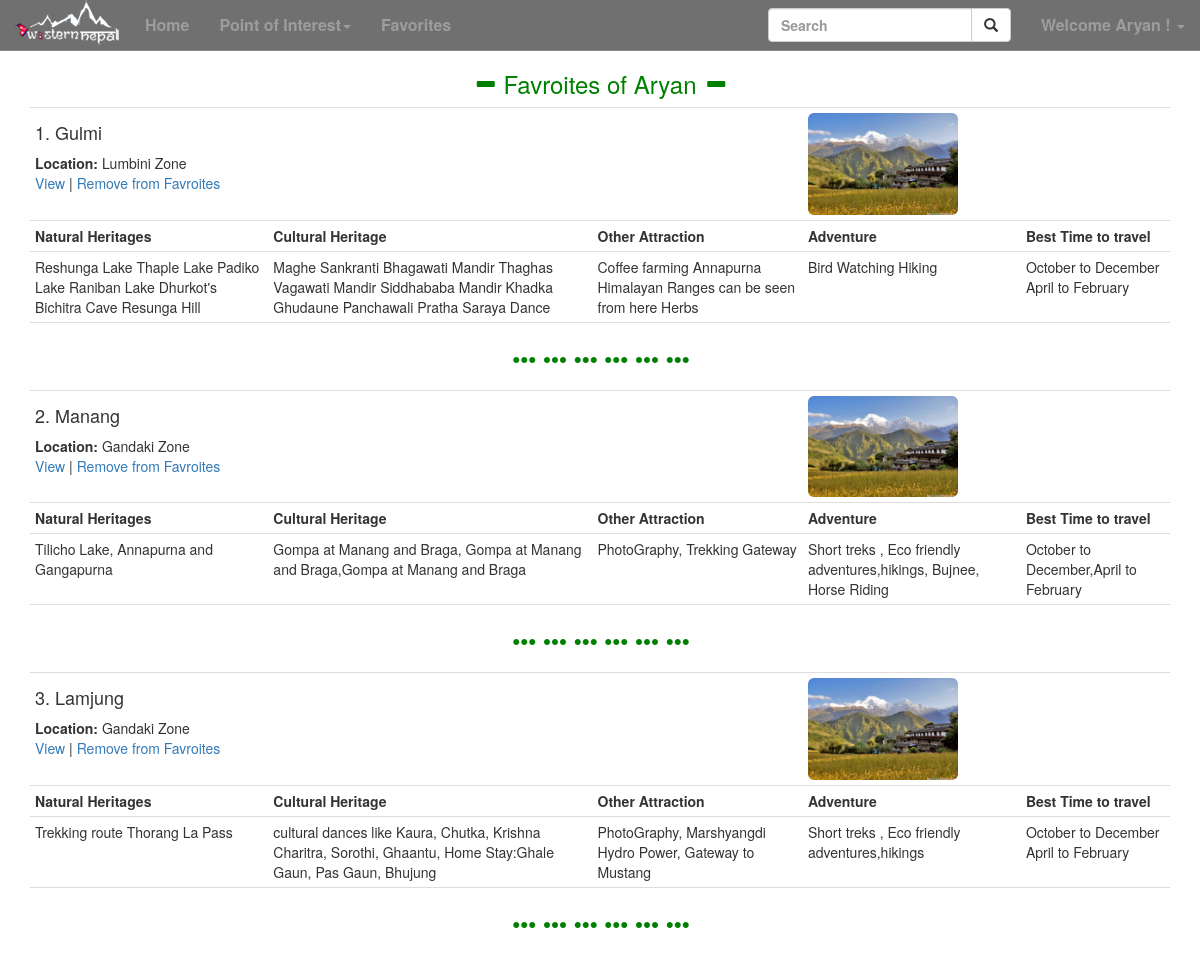
Screenshot of /favorites.php (signed in) with the database file from the repository.
### tables this page shows
CREATE TABLE `places` (
  `placeID` int(11) NOT NULL,
  `placeName` varchar(50) NOT NULL,
  `location` varchar(50) NOT NULL,
  `NHeritages` text NOT NULL COMMENT 'Natural Heritages',
  `CnRHeritages` text NOT NULL COMMENT 'Cultural/Religious Heritages',
  `OAttractions` text NOT NULL COMMENT 'Other Attractions',
  `Adventure` text NOT NULL COMMENT 'Adventure Options',
  `travelTime` text NOT NULL COMMENT 'Best time to Travel',
  `image` text NOT NULL COMMENT 'Image of location'
);

### favorites.php (the view, shortened to what this page needs)
<!DOCTYPE html>
 <html lang="en">
 <head>
 	<link rel="stylesheet" href="assets/lib/bootstrap/css/bootstrap.css">
 </head>
 <?php include('include/userHeader.php'); ?>
<body style="padding-top: 50px;">
	<div class="container">
		<div class="row">
			<div class="col-md-12">
				<h3 align="center">
		        	<span style="color: green;">
		        		<span class="glyphicon glyphicon-minus" aria-hidden="true"></span>
		        		Favroites of <?=ucfirst($_SESSION['userName'])?>
		        		<span class="glyphicon glyphicon-minus" aria-hidden="true"></span>
		        	</span>
	        	</h3>
				<table class="table table-hover table-condensed " >
	        	<?php
					$sql="SELECT * FROM places WHERE placeID IN ( SELECT placeID FROM favorites WHERE userID = '".$_SESSION['userID']."' ) ";
					$i=0;
					if($result = mysqli_query($cn, $sql)):
						if(mysqli_num_rows($result) > 0):
							while($row = mysqli_fetch_array($result)):?>
					<tr>
	        			<td colspan="3" >
	        				<h4><?php echo ++$i.". ".$row[1]?></h4>
	        				<strong>Location:</strong> <?=$row[2]?><br>
	        				<a href="view.php?id=<?= $row[0];?>&action=view" target="_blank">View </a>|
	        				<a href="view.php?id=<?= $row[0];?>&action=remove">Remove from Favroites </a>
	        			</td>
	        			<td colspan="2">
	        				<img src="admin/uploads/gandaki.png" class="img-responsive img-rounded" alt="" style="width:150px;height:auto;"">
	        			</td>
	        		</tr>
	        			<th>Natural Heritages</th></a>
	        			<th>Cultural Heritage</th>
	        			<th>Other Attraction</th>
	        			<th>Adventure</th>
	        			<th>Best Time to travel</th>
	        		<tr>
	        			<td><?=$row[3]?></td>
	        			<td><?=$row[4]?></td>
	        			<td><?=$row[5]?></td>
	        			<td><?=$row[6]?></td>
	        			<td><?=$row[7]?></td>
	        		</tr>
					<tr>
	        			<td colspan="5" align="center">
							<h3 style="color: green;">
								<span class="glyphicon glyphicon-option-horizontal" aria-hidden="true"></span>
								<span class="glyphicon glyphicon-option-horizontal" aria-hidden="true"></span>
								<span class="glyphicon glyphicon-option-horizontal" aria-hidden="true"></span>
								<span class="glyphicon glyphicon-option-horizontal" aria-hidden="true"></span>
								<span class="glyphicon glyphicon-option-horizontal" aria-hidden="true"></span>
								<span class="glyphicon glyphicon-option-horizontal" aria-hidden="true"></span>
							</h3>
	        			</td>
	        		</tr>
	        		<?php endwhile; endif; endif;?>
	        	</table>
	        </div>
		</div>
	</div>
</body>
</html>

### include/userHeader.php (shortened to what this page needs)
<nav class="navbar navbar-inverse navbar-fixed-top">
  <div class="container-fluid">
    <div class="navbar-header">
      <a href="userportal.php">
      	<img  src="assets/images/logo.png" alt="westernNepal">
      </a>
    </div>
    <div class="collapse navbar-collapse" id="bs-example-navbar-collapse-1">
      <ul class="nav navbar-nav">
        <li ><a href="userportal.php">Home</a></li>
        <li class="dropdown">
          <a href="#" class="dropdown-toggle" data-toggle="dropdown" role="button" aria-haspopup="true" aria-expanded="false">Point of Interest<span class="caret"></span></a>
        </li>
        <li ><a href="favorites.php">Favorites</a></li>
      </ul>
      <ul class="nav navbar-nav navbar-right">
      	<li class="dropdown">
          <a href="#" class="dropdown-toggle" data-toggle="dropdown" role="button" aria-haspopup="true" aria-expanded="false">Welcome
          	<?php
          		if (isset($_SESSION['userName']))
          		{
          			echo ucfirst($_SESSION['userName'])." !";
          		}
          	 ?>
	        <span class="caret"></span></a>
        </li>
      </ul>
      <form class="navbar-form navbar-right">
        <div class="input-group">
          <input type="text" class="form-control" placeholder="Search">
			<span class="input-group-btn">
              <button class="btn btn-default" type="button">
              <span class="glyphicon glyphicon-search" aria-hidden="true"></span>
              </button>
           	</span>
        </div>
      </form>
    </div>
  </div>
</nav>

### rows the page displays
places: placeName "Gulmi", location "Lumbini Zone", NHeritages "Reshunga Lake Thaple Lake Padiko Lake Raniban Lake Dhurkot's Bichitra Cave Resunga Hill", CnRHeritages "Maghe Sankranti Bhagawati Mandir Thaghas Vagawati Mandir Siddhababa Mandir Khadka Ghudaune Panchawali Pratha Saraya Dance", OAttractions "Coffee farming Annapurna Himalayan Ranges can be seen from here Herbs", Adventure "Bird Watching Hiking", travelTime "October to December April to February"
places: placeName "Manang", location "Gandaki Zone", NHeritages "Tilicho Lake, Annapurna and Gangapurna", CnRHeritages "Gompa at Manang and Braga, Gompa at Manang and Braga,Gompa at Manang and Braga", OAttractions "PhotoGraphy, Trekking Gateway", Adventure "Short treks , Eco friendly adventures,hikings, Bujnee, Horse Riding", travelTime "October to December,April to February"
places: placeName "Lamjung", location "Gandaki Zone", NHeritages "Trekking route Thorang La Pass", CnRHeritages "cultural dances like Kaura, Chutka, Krishna Charitra, Sorothi, Ghaantu, Home Stay:Ghale Gaun, Pas Gaun, Bhujung", OAttractions "PhotoGraphy, Marshyangdi Hydro Power, Gateway to Mustang", Adventure "Short treks , Eco friendly adventures,hikings", travelTime "October to December April to February"

### other values shown
$_SESSION['userName'] "Aryan"
